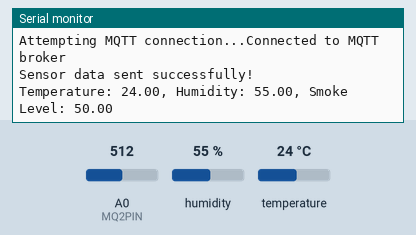
Simulated run of this sketch. Board: Arduino MKR. Parts: the last lines printed to the serial monitor. Inputs (shaded band) come from the test bench; at power-on: humidity 55 %, A0 (MQ2PIN) = 512, temperature 24 °C. WiFi joins after 1.5 s; servers stay silent unless stated; no MQTT or app messages arrive unless stated.

Above: at 2.7 s.
2.8 s: humidity set to 22 %
At 7.7 s:
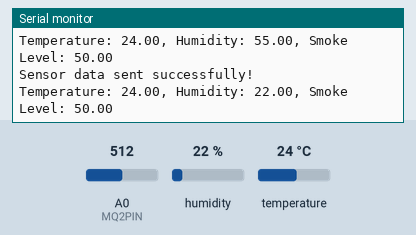
8.8 s: A0 (MQ2PIN) set to 716
At 12.9 s:
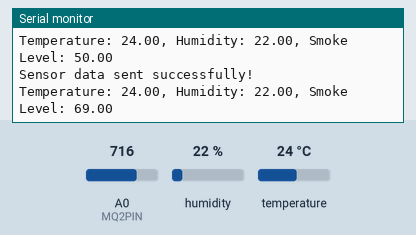
14.8 s: temperature set to 12 °C
At 17.0 s:
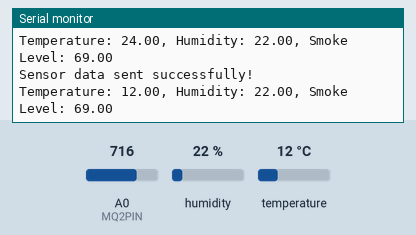
20.8 s: A0 (MQ2PIN) set to 900
At 22.2 s:
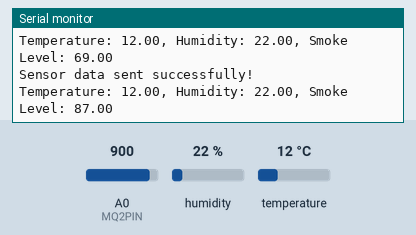
26.8 s: humidity set to 40 %
At 32.7 s:
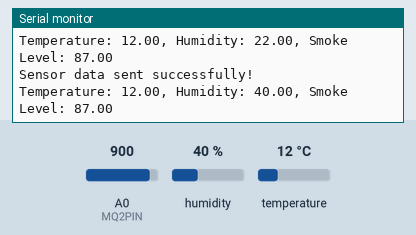
Timing chart, 0 to 33.8 s (numbered marks = the images above; inputs shaded):
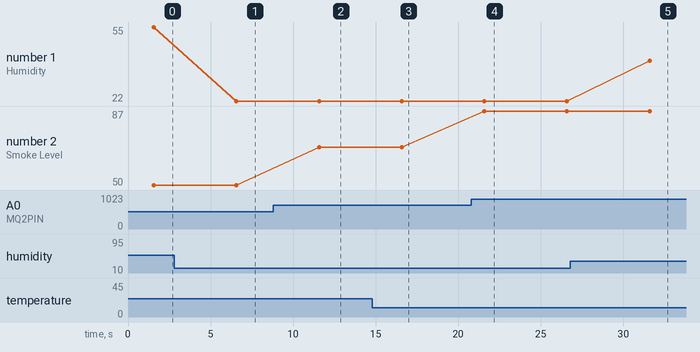

Measured:
- after the input at 2.8 s, the serial monitor: prints a new line after 3.8 s (image 1)
- after the input at 8.8 s, the serial monitor: prints a new line after 2.8 s (image 2)
- after the input at 14.8 s, the serial monitor: prints a new line after 1.8 s (image 3)
- after the input at 20.8 s, the serial monitor: prints a new line after 0.78 s (image 4)
- after the input at 26.8 s, the serial monitor: prints a new line after 4.8 s (image 5)
- plotted number 1: 55 → 22 after the input at 2.8 s, 22 → 40 after the input at 26.8 s
- plotted number 2: 50 → 69 after the input at 8.8 s, 69 → 87 after the input at 20.8 s

The sketch:

nano.ino
```cpp
#include <WiFiNINA.h>
#include <PubSubClient.h>
#include <DHT.h>

#define DHTPIN 2            // Pin connected to the DHT11 sensor
#define DHTTYPE DHT22       // DHT 22 sensor
#define MQ2PIN A0           // Analog pin connected to the MQ2 sensor

DHT dht(DHTPIN, DHTTYPE);

char ssid[] = "Rajveer";                     // WiFi SSID
char pass[] = "123456789";                // WiFi password
const char* broker = "broker.hivemq.com"; // MQTT broker address
const char* topic = "Home/SensorData";    // MQTT topic for sending sensor data

WiFiClient wifiClient;
PubSubClient client(wifiClient);

void setup() {
  Serial.begin(9600);
  dht.begin();

  // Connecting to WiFi
  WiFi.begin(ssid, pass);
  while (WiFi.status() != WL_CONNECTED) {
    delay(1000);
    Serial.println("Connecting to WiFi...");
  }
  Serial.println("Connected to WiFi");

  // Connecting to MQTT broker
  client.setServer(broker, 1883);
  while (!client.connected()) {
    Serial.print("Attempting MQTT connection...");
    if (client.connect("ArduinoNano")) {
      Serial.println("Connected to MQTT broker");
    } else {
      Serial.print("Failed, rc=");
      Serial.print(client.state());
      delay(2000);
    }
  }
}

void loop() {
  client.loop();

  // Read temperature and humidity from the DHT11 sensor
  float humidity = dht.readHumidity();
  float temperature = dht.readTemperature();

  // Read the MQ2 sensor value
  int mq2Value = analogRead(MQ2PIN);
  float smokeLevel = map(mq2Value, 0, 1023, 0, 100); // Scale to percentage

  // Check if readings are valid
  if (isnan(humidity) || isnan(temperature)) {
    Serial.println("Failed to read from DHT sensor!");
    return;
  }

  // Prepare the data string with temperature, humidity, and smoke level
  String dataMessage = "Temperature: " + String(temperature) +
                       ", Humidity: " + String(humidity) +
                       ", Smoke Level: " + String(smokeLevel);

  // Publish the sensor data to MQTT
  if (client.publish(topic, dataMessage.c_str())) {
    Serial.println("Sensor data sent successfully!");
    Serial.println(dataMessage);
  } else {
    Serial.println("Failed to send sensor data");
  }

  delay(5000);  // Delay before the next reading
}
```
